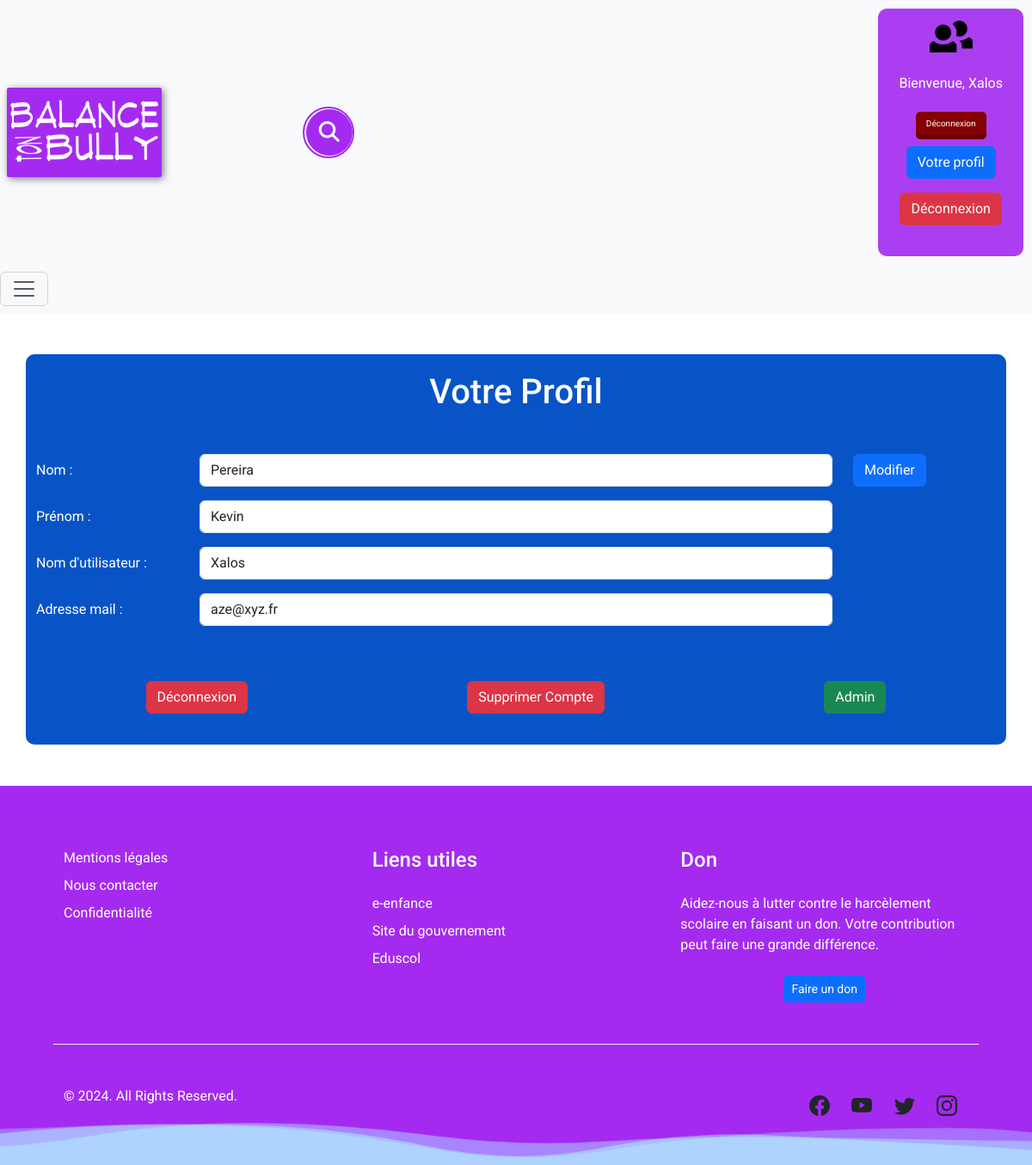
Page /pages/account.php (signed in) on the committed database.
### tables this page shows
CREATE TABLE `utilisateurs` (
    `id` int(11) NOT NULL AUTO_INCREMENT,   
    `firstName` varchar(255),      
    `name` varchar(255),           
    `userName` varchar(255) NOT NULL,       
    `mail` varchar(255) NOT NULL,           
    `photo_avatar` varchar(255) DEFAULT '/Balance_ton_bully/assets/avatarProfil.png', 
    `password` varchar(255) NOT NULL,       
    `token` varchar(50) DEFAULT NULL,
    `id_role` int(11) DEFAULT 2,             
    est_supprime BOOLEAN DEFAULT FALSE,
    PRIMARY KEY (`id`)                      
);

### pages/account.php (the view, shortened to what this page needs)
<?php
$dbConnect = dbConnexion();
$stmt = $dbConnect -> prepare('SELECT * FROM utilisateurs WHERE userName = ?');
$stmt->execute(array($_SESSION['nickName']));
$user = $stmt->fetch(PDO::FETCH_ASSOC);
?>
<!DOCTYPE html>
<html lang="fr">
<head>
    <link rel="stylesheet" href="https://cdn.jsdelivr.net/npm/bootstrap@5.3.3/dist/css/bootstrap.min.css">
    <link rel="stylesheet" href="../css/styleDons.css">
</head>
<body>
<?php include('../includes/headerNav.php') ?>
<div class="container mt-5 mb-5 blue-background">
    <h1 class="text-center">Votre Profil</h1>
    <form method="post" action="account.php" class="mt-5">
        <div class="row mb-3">
            <label for="newName" class="col-sm-2 col-form-label">Nom :</label>
            <div class="col-sm-8">
                <input type="text" class="form-control" id="inputName" value="<?php echo $user['name'] ?>" name="newName">
            </div>
            <div class="col-sm-2">
                <button type="submit" class="btn btn-primary" id="newName" name="modName">Modifier</button>
            </div>
        </div>
        <div class="row mb-3">
            <label for="newFName" class="col-sm-2 col-form-label">Prénom :</label>
            <div class="col-sm-8">
                <input type="text" class="form-control" id="newFName" value="<?php echo $user['firstName'] ?>" name="newFName">
            </div>
        </div>
        <div class="row mb-3">
            <label for="newUName" class="col-sm-2 col-form-label">Nom d'utilisateur :</label>
            <div class="col-sm-8">
                <input type="text" class="form-control" id="newUName" value="<?php echo $user['userName'] ?>" name="newUName">
            </div>
        </div>
        <div class="row mb-3">
            <label for="newMail" class="col-sm-2 col-form-label">Adresse mail :</label>
            <div class="col-sm-8">
                <input type="text" class="form-control" id="newMail" value="<?php echo $user['mail'] ?>" name="newMail">
            </div>
        </div>
        <br><br>
        <div class="row mb-3">
            <div class="col-sm-12 d-flex justify-content-around">
                <button type="submit" class="btn btn-danger" name="disconnect">Déconnexion</button>
                <button type="submit" class="btn btn-danger" name="delete">Supprimer Compte</button>
                <?php
                        if ($_SESSION['id_role'] == 1) {
                            echo '<a href="profilAdmin.php" class="btn btn-success">Admin</a>';
                        }
                ?>
            </div>
        </div>
    </form>
</div>
<?php include('../includes/footer.php') ?>
</body>
</html>

### css/styleDons.css (style rules this page uses)
.blue-background { background-color: #0854C7; padding: 20px; color: white; border-radius: 10px; }

### css/style.css (style rules this page uses)
* { font-family: "Roboto"; margin: 0; box-sizing: border-box; padding: 0; }
body, html { height: 100%; }

### rows in the picture
utilisateurs: newName "Pereira", newFName "Kevin", newUName "Xalos", newMail "aze@xyz.fr"

### other values in the picture
$_SESSION['nickName'] "Xalos"
